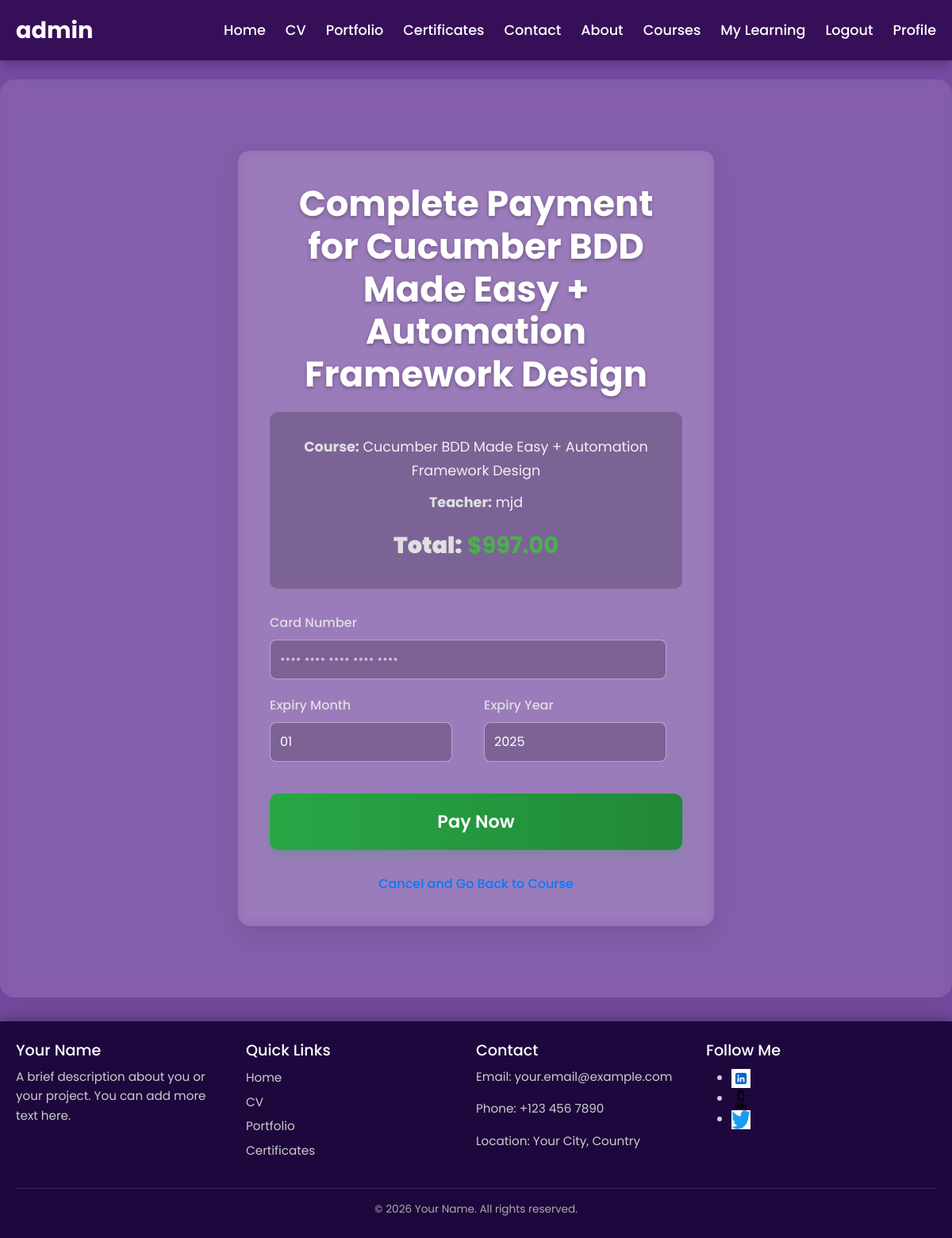
Page /register/2/ (signed in) on the committed database.
### accounts/models.py (models this page shows, shortened)
class CustomUser(AbstractUser):
    USER_TYPE_CHOICES = (
        ('student', 'Student'),
        ('teacher', 'Teacher'),
        ('admin', 'Admin'),
    )
    user_type = models.CharField(max_length=10, choices=USER_TYPE_CHOICES, default='student')

class TeacherCourse(models.Model):
    STATUS_CHOICES = (
        ('draft', 'Draft'),
        ('pending', 'Pending Review'),
        ('approved', 'Approved'),
        ('rejected', 'Rejected'),
        ('published', 'Published'),
        ('archived', 'Archived'),
    )
    LANGUAGE_CHOICES = (
        ('en', 'English'),
        ('ar', 'Arabic'),
        ('fr', 'French'),
        ('es', 'Spanish'),
    )
    language = models.CharField(
        max_length=10,
        choices=LANGUAGE_CHOICES,
        default='en', # It's good practice to have a default
        verbose_name="Language of Instruction"
    )
    teacher_profile = models.ForeignKey(
        Profile,
        on_delete=models.CASCADE,
        related_name='courses',
        verbose_name="Teacher Profile"
    )
    title = models.CharField(max_length=255, verbose_name="Course Title")
    description = models.TextField(verbose_name="Course Description")
    course_picture = models.ImageField(
        upload_to='course_thumbnails/',
        default='course_thumbnails/default_course.png',
        blank=True,
        null=True
    )
    video_trailer_url = models.URLField(max_length=200, blank=True, null=True)
    price = models.DecimalField(
        max_digits=10,
        decimal_places=2,
        verbose_name="Course Price",
        validators=[MinValueValidator(Decimal('0.00'))] # Corrected validator to use Decimal
    )
    language = models.CharField(
        max_length=2,
        choices=LANGUAGE_CHOICES,
        default='en',
        verbose_name="Instruction Language"
    )
    categories = models.ManyToManyField(
        CourseCategory,
        related_name='courses',
        verbose_name="Categories"
    )
    level = models.ForeignKey(
        CourseLevel,
        on_delete=models.SET_NULL,
        null=True,
        blank=True,
        related_name='courses',
        verbose_name="Level"
    )
    featured = models.BooleanField(
        default=False,
        help_text="Check to mark this course as featured on the homepage."
    )
    status = models.CharField(
        max_length=20,
        choices=STATUS_CHOICES,
        default='draft',
        help_text="Current publication status of the course."
    )
    created_at = models.DateTimeField(auto_now_add=True)
    updated_at = models.DateTimeField(auto_now=True)
    class Meta:
        verbose_name = "Teacher Course"
        verbose_name_plural = "Teacher Courses"
        ordering = ['-created_at']

class Profile(models.Model):
    user = models.OneToOneField(CustomUser, on_delete=models.CASCADE, related_name='profile')
    profile_picture = models.ImageField(
        upload_to='images/profiles/',
        default='images/profiles/default.jpg',
        blank=True,
        null=True,
    )
    bio = models.TextField(max_length=500, blank=True, null=True)
    full_name_en = models.CharField(
        max_length=255,
        blank=True,
        null=True,
        verbose_name="Full Name (English)"
    )
    full_name_ar = models.CharField(
        max_length=255,
        blank=True,
        null=True,
        verbose_name="Full Name (Arabic)"
    )
    phone_number = models.CharField(
        max_length=20,
        blank=True,
        null=True,
        verbose_name="Phone Number"
    )
    experience_years = models.IntegerField(
        verbose_name="Years of Experience",
        default=0,
        blank=True,
        null=True,
        help_text="Number of years of teaching experience."
    )
    university = models.CharField(
        max_length=255,
        verbose_name="University Attended",
        blank=True,
        null=True,
        help_text="Name of the university you graduated from."
    )
    graduation_year = models.IntegerField(
        verbose_name="Graduation Year",
        blank=True,
        null=True,
        help_text="Year of your graduation."
    )
    major = models.CharField(
        max_length=255,
        verbose_name="Major/Specialization",
        blank=True,
        null=True,
        help_text="Your primary field of study."
    )
    is_teacher_application_pending = models.BooleanField(
        default=False,
        help_text="Is the teacher application awaiting admin approval?"
    )
    is_teacher_approved = models.BooleanField(
        default=False,
        help_text="Has the teacher application been approved by an admin?"
    )
    approved_by = models.ForeignKey(
        CustomUser,
        on_delete=models.SET_NULL,
        null=True, blank=True,
        related_name='approved_teacher_applications',
        help_text="Admin who approved this teacher application."
    )
    approval_date = models.DateTimeField(
        null=True, blank=True,
        help_text="Date and time when the application was approved."
    )
    rejected_by = models.ForeignKey(
        CustomUser,
        on_delete=models.SET_NULL,
        null=True, blank=True,
        related_name='rejected_teacher_applications',
        help_text="Admin who rejected this teacher application."
    )
    rejection_date = models.DateTimeField(
        null=True, blank=True,
        help_text="Date and time when the application was rejected."
    )
    rejection_reason = models.TextField(
        null=True, blank=True,
        help_text="Reason for rejection, if applicable."
    )
    commission_percentage = models.DecimalField(
        max_digits=5,
        decimal_places=2,
        default=Decimal('0.00'), # Corrected default to Decimal
        help_text="Commission percentage (e.g., 5.00 for 5%) deducted from course earnings."
    )
    class Meta:
        verbose_name = "User Profile"
        verbose_name_plural = "User Profiles"

### accounts/views.py (the view)
# urls.py: path('register/<int:course_id>/', views.register_for_course, name='register_for_course'),
@login_required
def register_for_course(request, course_id):
    course = get_object_or_404(TeacherCourse, id=course_id, status='published')
    if not hasattr(request.user, 'profile') or not request.user.profile:
        messages.error(request, "Your user profile is incomplete. Please update your profile before registering.")
        return redirect('course_detail', course_id=course.id)
    if EnrolledCourse.objects.filter(student=request.user.profile, course=course).exists():
        messages.info(request, f"You are already enrolled in {course.title}.")
        return redirect('course_detail', course_id=course.id)
    if request.method == 'POST':
        form = PaymentForm(request.POST)
        if form.is_valid():
            card_number = form.cleaned_data['card_number']
            expiry_month = form.cleaned_data['expiry_month']
            expiry_year = form.cleaned_data['expiry_year']
            is_card_allowed = AllowedCard.objects.filter(
                card_number=card_number,
                expiry_month=expiry_month,
                expiry_year=expiry_year
            ).exists()
            if is_card_allowed:
                try:
                    EnrolledCourse.objects.create(
                        student=request.user.profile,
                        course=course,
                        fee_paid=course.price
                    )
                    messages.success(request, f"Payment successful! You are now enrolled in {course.title}.")
                    return redirect('course_detail', course_id=course.id)
                except IntegrityError:
                    messages.info(request, f"You are already enrolled in {course.title}.")
                    return redirect('course_detail', course_id=course.id)
                except Exception as e:
                    messages.error(f"Error completing enrollment after payment: {e}")
                    logging.error(f"Error enrolling user {request.user.username} in course {course.id}: {e}", exc_info=True)
                    return redirect('register_for_course', course_id=course.id)
            else:
                messages.error(request, "Payment failed: Card details do not match any allowed method.")
        else:
            messages.error(request, "Please correct the errors in the payment form.")
    else:
        form = PaymentForm()
    return render(request, 'payment_form.html', {'course': course, 'form': form})

### accounts/forms.py
class PaymentForm(forms.Form):
    card_number = forms.CharField(
        label='Card Number',
        max_length=255,
        widget=forms.TextInput(attrs={
            'placeholder': '•••• •••• •••• •••• ••••',
            'pattern': '[0-9]*',
            'title': 'Card number (digits only)',
            'inputmode': 'numeric',
            'class': 'form-control'
        })
    )
    expiry_month = forms.ChoiceField(label='Expiry Month', choices=[(i, f'{i:02d}') for i in range(1, 13)], widget=forms.Select(attrs={'class': 'form-control'}))
    expiry_year = forms.ChoiceField(label='Expiry Year', choices=[(i, str(i)) for i in range(datetime.now().year, datetime.now().year + 11)], widget=forms.Select(attrs={'class': 'form-control'}))

### templates/payment_form.html (shortened to what this page needs)
{% extends 'base.html' %}
{% load static %}
{% block content %}
<div class="payment-container">
    <h1>Complete Payment for {{ course.title }}</h1>
    <div class="course-info-summary">
        <p><strong>Course:</strong> {{ course.title }}</p>
        <p><strong>Teacher:</strong> {{ course.teacher_profile.user.get_full_name|default:course.teacher_profile.user.username }}</p>
        <p class="price"><strong>Total:</strong> ${{ course.price }}</p>
    </div>
    <form method="post" class="payment-form">
        <div>
            <label for="{{ form.card_number.id_for_label }}">Card Number</label>
            {{ form.card_number }}
        </div>
        <div class="form-row">
            <div class="form-group">
                <label for="{{ form.expiry_month.id_for_label }}">Expiry Month</label>
                {{ form.expiry_month }}
            </div>
            <div class="form-group">
                <label for="{{ form.expiry_year.id_for_label }}">Expiry Year</label>
                {{ form.expiry_year }}
            </div>
        </div>
        <button type="submit" class="submit-button">Pay Now</button>
    </form>
    <a href="{% url 'course_detail' course.id %}" class="back-link">Cancel and Go Back to Course</a>
</div>
{% endblock %}

### templates/base.html (shortened to what this page needs)
{% load static %}
<!DOCTYPE html>
<html lang="en">
<head>
    <link href="https://cdn.jsdelivr.net/npm/bootstrap@5.3.3/dist/css/bootstrap.min.css" rel="stylesheet">
    <link rel="stylesheet" href="{% static 'css/styles.css' %}">
    <link href="https://cdn.jsdelivr.net/npm/bootstrap@5.3.0/dist/css/bootstrap.min.css" rel="stylesheet">
</head>
<body>
    <header class="main-header">
        <div class="header-content">
            <div class="logo">
                <a href="{% if user.is_authenticated %}{% url 'courses' %}{% else %}{% url 'index' %}{% endif %}">
                    {% if user.is_authenticated %}
                        {{ user.username }}
                    {% else %}
                        Your Name
                    {% endif %}
                </a>
            </div>
            <nav class="main-nav">
                <ul>
                    <li><a href="{% url 'index' %}">Home</a></li>
                    <li><a href="{% url 'cv' %}">CV</a></li>
                    <li><a href="{% url 'portfolio_page' %}">Portfolio</a></li>
                    <li><a href="{% url 'certificates' %}">Certificates</a></li>
                    <li><a href="{% url 'contact' %}">Contact</a></li>
                    <li><a href="{% url 'about' %}">About</a></li>
                    {% if user.is_authenticated %}
                        <li><a href="{% url 'courses' %}">Courses</a></li>
                        {% if user.user_type == 'teacher' %}
                            <li><a href="{% url 'teacher_dashboard' %}">Dashboard</a></li>
                        {% elif user.user_type == 'student' %}
                            <li><a href="{% url 'student_dashboard' %}">My Learning</a></li>
                        {% endif %}
                        <li><a href="{% url 'logout' %}">Logout</a></li>
                        <li><a href="{% url 'profile_edit' %}">Profile</a></li>
                    {% else %}
                        <li><a href="{% url 'login' %}">Login</a></li>
                        <li><a href="{% url 'signup' %}">Sign Up</a></li>
                    {% endif %}
                </ul>
            </nav>
        </div>
    </header>
    <main class="page-content">
        {% block content %}
        {% endblock %}
    </main>
    {% include '_footer.html' %}
</body>
</html>

### static/css/styles.css (style rules this page uses)
body { font-family: 'Poppins', sans-serif; text-align: center; background: linear-gradient(135deg, #764ba2, #764ba2); margin: 0; padding-top: 70px; color: white; min-height: 100vh; display: flex; flex-direction: column; align-items: center; justify-content: flex-start; line-height: 1.6; overflow-x: hidden; }
.main-header { background-color: rgba(40, 0, 70, 0.8); backdrop-filter: blur(8px); color: white; padding: 15px 0; position: fixed; top: 0; left: 0; width: 100%; z-index: 1000; box-shadow: 0 4px 15px rgba(0,0,0,0.3); }
.header-content { display: flex; justify-content: space-between; align-items: center; max-width: 1200px; margin: 0 auto; padding: 0 20px; }
.logo a { color: white; text-decoration: none; font-weight: 700; font-size: 1.8em; transition: color 0.3s ease; }
.main-nav ul { list-style: none; margin: 0; padding: 0; display: flex; gap: 25px; }
.main-nav ul li a { color: white; text-decoration: none; font-weight: 500; font-size: 1.1em; transition: color 0.3s ease; }
.page-content { flex-grow: 1; padding: 40px 20px; width: 100%; background: rgba(255, 255, 255, 0.1); backdrop-filter: blur(10px); border-radius: 18px; box-shadow: 0 10px 30px rgba(0,0,0,0.08); box-sizing: border-box; color: white; margin-top: 30px; margin-bottom: 30px; }
.page-content h1 { color: white; font-size: 2.8em; margin-bottom: 20px; font-weight: 700; }
.page-content p { line-height: 1.7; font-size: 1.1em; color: rgba(255, 255, 255, 0.9); margin-bottom: 25px; }

### templates/payment_form.html (style rules this page uses)
body { font-family: 'Poppins', sans-serif; background: linear-gradient(135deg, #764ba2, #764ba2); color: white; margin: 0; padding-top: 70px; min-height: 100vh; display: flex; flex-direction: column; align-items: center; justify-content: flex-start; line-height: 1.6; }
.payment-container { background: rgba(255, 255, 255, 0.1); border-radius: 15px; padding: 40px; margin: 50px auto; max-width: 600px; box-shadow: 0 10px 30px rgba(0,0,0,0.08); backdrop-filter: blur(10px); text-align: center; width: 90%; }
h1 { font-size: 2.8em; margin-bottom: 25px; color: #fff; text-shadow: 0 2px 5px rgba(0,0,0,0.3); }
.course-info-summary { background-color: rgba(0,0,0,0.2); padding: 20px; border-radius: 10px; margin-bottom: 30px; }
.course-info-summary p { margin: 10px 0; font-size: 1.1em; }
.course-info-summary strong { color: #e0e0e0; }
.course-info-summary .price { font-size: 1.8em; font-weight: 700; color: #4CAF50; margin-top: 15px; }
.payment-form label { display: block; text-align: left; margin-bottom: 8px; font-weight: 500; color: #e0e0e0; }
.payment-form input[type="text"], .payment-form select { width: calc(100% - 20px); padding: 12px; margin-bottom: 20px; border: 1px solid rgba(255, 255, 255, 0.3); border-radius: 8px; background-color: rgba(0, 0, 0, 0.2); color: white; font-size: 1em; transition: border-color 0.3s ease, background-color 0.3s ease; }
.payment-form input::placeholder { color: rgba(255, 255, 255, 0.6); }
.form-row { display: flex; gap: 20px; margin-bottom: 20px; }
.form-row .form-group { flex: 1; }
.submit-button { display: block; width: 100%; padding: 18px 25px; font-size: 1.4em; font-weight: 600; text-align: center; text-decoration: none; border: none; border-radius: 10px; background: linear-gradient(90deg, #28a745, #218838); color: white; box-shadow: 0 5px 15px rgba(40, 167, 69, 0.3); cursor: pointer; transition: background 0.3s ease, transform 0.2s ease, box-shadow 0.3s ease; }
.back-link { display: inline-block; margin-top: 30px; color: #007bff; text-decoration: none; font-weight: 500; transition: color 0.3s ease; }

### rows in the picture
CustomUser: username "admin"
TeacherCourse: title "Cucumber BDD Made Easy + Automation Framework Design", teacher_profile.user.get_full_name "mjd", price "997.00"
